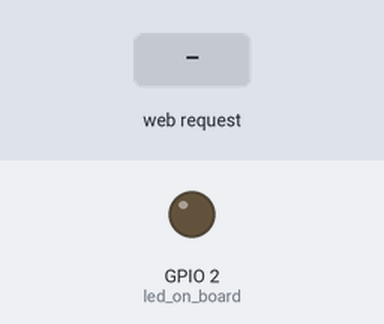
Recording of a sketch running on a simulated ESP8266 (NodeMCU). Shown: output pins drawn as LEDs (lit = HIGH). Inputs (shaded band) come from the test bench. WiFi joins after 1.5 s; servers stay silent unless stated; what the sketch prints to the serial monitor is not drawn.

Above: at 2.7 s.
2.8 s: HTTP request GET /ledon received
At 3.5 s:
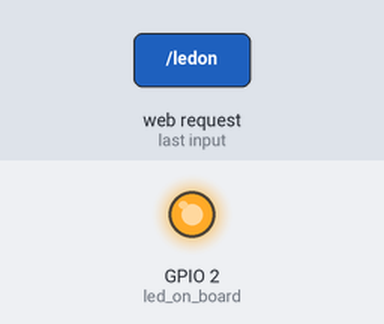
4.3 s: HTTP request GET /ledoff received
At 4.7 s:
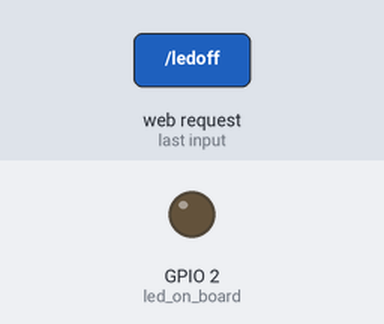
Timing chart, 0 to 7.3 s (numbered marks = the images above; inputs shaded):
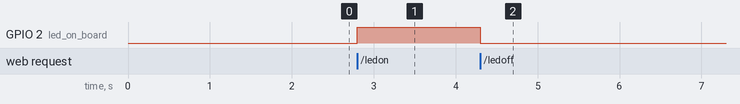

Measured:
- after the input at 2.8 s, GPIO 2 (led_on_board): LOW → HIGH at once
- after the input at 4.3 s, GPIO 2 (led_on_board): HIGH → LOW at once

The sketch:

webServer8266-ledon-off-simple.ino
```cpp
#include <ESP8266WiFi.h>
#include <ESP8266WebServer.h>
// #include <Servo.h>
// Servo myservo;
// int servoPin = 5;     // Set the servo signal pin to D1 (GPIO5)
// int interruptPin = 4; // Set the interrupt input pin to D2 (GPIO4)
ESP8266WebServer server(80);
char * ssid="TP-Link_5360";
char * pass="3841hamidj92";
String str(ssid);
IPAddress staticip(192,168,1,108);
IPAddress subnetmask(255,255,255,0);
IPAddress gateway(192,168,1,1);
IPAddress dns1(8,8,8,8);
int led_on_board=2;
void setup() {
  // myservo.attach(servoPin);  // Attach the servo to the signal pin
  // pinMode(interruptPin, INPUT_PULLUP);  // Set the interrupt input pin to input mode with pull-up resistor
  // attachInterrupt(digitalPinToInterrupt(interruptPin), interruptHandler, FALLING);  // Attach the interrupt handler function to the interrupt input pin


  pinMode(led_on_board, OUTPUT);
  WiFi.disconnect();
  Serial.begin(115200);
  WiFi.begin(ssid,pass);
  WiFi.config(staticip, gateway, subnetmask, dns1);
  Serial.println(" ");
  Serial.println("connectin to (("+str+")) Access Point");
  while (WiFi.status()!=WL_CONNECTED) {
  Serial.println(".");
  delay(500);
  }
Serial.println(" ");
Serial.println("Sir , i connected to router with this info :  ");
Serial.println("ESP IP address : ");
Serial.println(WiFi.localIP());
Serial.println(" SubnetMask : ");
Serial.println(WiFi.subnetMask());
Serial.println(" GateWay : ");
Serial.println(WiFi.gatewayIP());
Serial.println("Host Name : ");
Serial.println(WiFi.hostname());
server.begin();
server.on("/",Home);
server.on("/ledon",ledon);
server.on("/ledoff",ledoff);

}

void loop() {
  server.handleClient();

}


//////////////////////////functions
void Home(){
  String Home="<!DOCTYPE html><html><head><title>ESP-SERVER</title></head><body><h1>hello mr labkhand<h1><a href=\"/ledon\">PUSH LEDON</a><br><hr><a href=\"/ledoff\">PUSH LEDOff</a><body><html>";
  server.send(200,"text/HTML",Home);
}
void ledon(){
  digitalWrite(led_on_board, HIGH);
  server.send(204,"");
  // myservo.write(90);    // Set the servo angle to 90 degrees
  // delay(1000);

}
void ledoff(){
 digitalWrite(led_on_board, LOW);
  server.send(204,"");
}
// void interruptHandler() {
//   myservo.write(90);    // Set the servo angle to 90 degrees
//   delay(1000);          // Wait for 1 second
//   myservo.write(0);     // Set the servo angle to 0 degrees
// }
```
